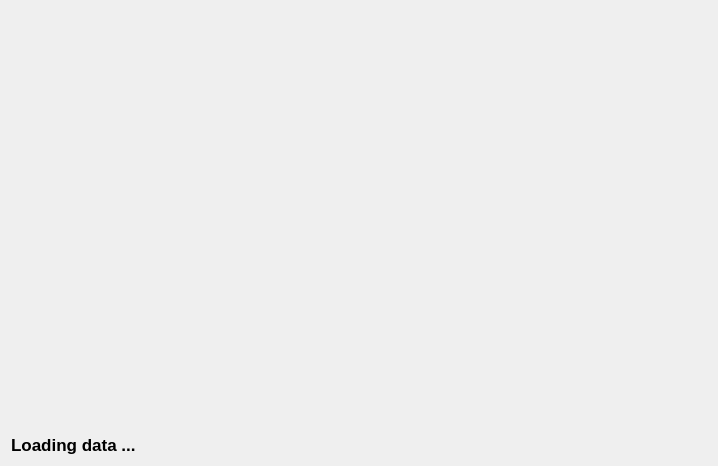
<?xml version="1.0" encoding="UTF-8"?>
<ui version="4.0">
 <class>InitLoading</class>
 <widget class="QWidget" name="InitLoading">
  <property name="geometry">
   <rect>
    <x>0</x>
    <y>0</y>
    <width>718</width>
    <height>466</height>
   </rect>
  </property>
  <property name="windowTitle">
   <string>Form</string>
  </property>
  <layout class="QGridLayout" name="gridLayout_2">
   <item row="0" column="0">
    <layout class="QGridLayout" name="gridLayout">
     <item row="0" column="0">
      <widget class="QLabel" name="mainImage">
       <property name="sizePolicy">
        <sizepolicy hsizetype="Expanding" vsizetype="Expanding">
         <horstretch>0</horstretch>
         <verstretch>0</verstretch>
        </sizepolicy>
       </property>
       <property name="text">
        <string/>
       </property>
      </widget>
     </item>
     <item row="1" column="0">
      <widget class="QLabel" name="textLoading">
       <property name="sizePolicy">
        <sizepolicy hsizetype="Minimum" vsizetype="Minimum">
         <horstretch>0</horstretch>
         <verstretch>0</verstretch>
        </sizepolicy>
       </property>
       <property name="font">
        <font>
         <pointsize>13</pointsize>
         <bold>true</bold>
        </font>
       </property>
       <property name="text">
        <string>Loading data ...</string>
       </property>
      </widget>
     </item>
    </layout>
   </item>
  </layout>
 </widget>
 <resources/>
 <connections/>
</ui>
